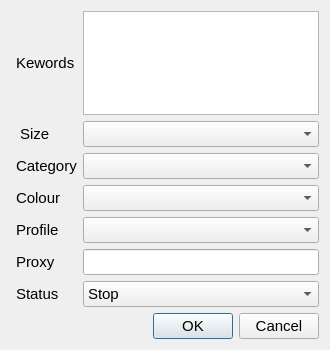
<?xml version="1.0" encoding="UTF-8"?>
<ui version="4.0">
 <class>Dialog</class>
 <widget class="QDialog" name="Dialog">
  <property name="geometry">
   <rect>
    <x>0</x>
    <y>0</y>
    <width>330</width>
    <height>350</height>
   </rect>
  </property>
  <property name="font">
   <font>
    <pointsize>11</pointsize>
   </font>
  </property>
  <property name="windowTitle">
   <string>Dialog</string>
  </property>
  <layout class="QGridLayout" name="gridLayout">
   <item row="2" column="0">
    <widget class="QLabel" name="label_3">
     <property name="text">
      <string>Category</string>
     </property>
     <property name="margin">
      <number>5</number>
     </property>
     <property name="indent">
      <number>5</number>
     </property>
    </widget>
   </item>
   <item row="3" column="1">
    <widget class="QComboBox" name="cbColor">
     <item>
      <property name="text">
       <string/>
      </property>
     </item>
     <item>
      <property name="text">
       <string>Black</string>
      </property>
     </item>
     <item>
      <property name="text">
       <string>Grey</string>
      </property>
     </item>
     <item>
      <property name="text">
       <string>Orange</string>
      </property>
     </item>
     <item>
      <property name="text">
       <string>Green</string>
      </property>
     </item>
     <item>
      <property name="text">
       <string>Yellow</string>
      </property>
     </item>
     <item>
      <property name="text">
       <string>Purple</string>
      </property>
     </item>
     <item>
      <property name="text">
       <string>New Item</string>
      </property>
     </item>
     <item>
      <property name="text">
       <string>Pink</string>
      </property>
     </item>
     <item>
      <property name="text">
       <string>Natural</string>
      </property>
     </item>
    </widget>
   </item>
   <item row="4" column="1">
    <widget class="QComboBox" name="cbProfile">
     <item>
      <property name="text">
       <string/>
      </property>
     </item>
    </widget>
   </item>
   <item row="5" column="0">
    <widget class="QLabel" name="label_6">
     <property name="text">
      <string>Proxy</string>
     </property>
     <property name="margin">
      <number>5</number>
     </property>
     <property name="indent">
      <number>5</number>
     </property>
    </widget>
   </item>
   <item row="2" column="1">
    <widget class="QComboBox" name="cbCategory">
     <item>
      <property name="text">
       <string/>
      </property>
     </item>
     <item>
      <property name="text">
       <string>Jackets</string>
      </property>
     </item>
     <item>
      <property name="text">
       <string>Sweatshirts</string>
      </property>
     </item>
     <item>
      <property name="text">
       <string>Tops/Sweaters</string>
      </property>
     </item>
     <item>
      <property name="text">
       <string>T-Shirts</string>
      </property>
     </item>
     <item>
      <property name="text">
       <string>Pants</string>
      </property>
     </item>
     <item>
      <property name="text">
       <string>Hats</string>
      </property>
     </item>
     <item>
      <property name="text">
       <string>Bags</string>
      </property>
     </item>
     <item>
      <property name="text">
       <string>Accessories</string>
      </property>
     </item>
     <item>
      <property name="text">
       <string>Skate</string>
      </property>
     </item>
    </widget>
   </item>
   <item row="1" column="0">
    <widget class="QLabel" name="label_2">
     <property name="text">
      <string> Size</string>
     </property>
     <property name="margin">
      <number>5</number>
     </property>
     <property name="indent">
      <number>5</number>
     </property>
    </widget>
   </item>
   <item row="5" column="1">
    <widget class="QLineEdit" name="txtProxy"/>
   </item>
   <item row="3" column="0">
    <widget class="QLabel" name="label_4">
     <property name="text">
      <string>Colour</string>
     </property>
     <property name="margin">
      <number>5</number>
     </property>
     <property name="indent">
      <number>5</number>
     </property>
    </widget>
   </item>
   <item row="0" column="1">
    <widget class="QPlainTextEdit" name="txtKeyword">
     <property name="toolTip">
      <string>&lt;html&gt;&lt;head/&gt;&lt;body&gt;&lt;p&gt;Keyword, each keyword per line&lt;/p&gt;&lt;/body&gt;&lt;/html&gt;</string>
     </property>
    </widget>
   </item>
   <item row="1" column="1">
    <widget class="QComboBox" name="cbSize">
     <item>
      <property name="text">
       <string/>
      </property>
     </item>
     <item>
      <property name="text">
       <string>Small</string>
      </property>
     </item>
     <item>
      <property name="text">
       <string>Medium</string>
      </property>
     </item>
     <item>
      <property name="text">
       <string>Large</string>
      </property>
     </item>
    </widget>
   </item>
   <item row="6" column="1">
    <widget class="QComboBox" name="cbStatus">
     <item>
      <property name="text">
       <string>Stop</string>
      </property>
     </item>
     <item>
      <property name="text">
       <string>Running</string>
      </property>
     </item>
    </widget>
   </item>
   <item row="4" column="0">
    <widget class="QLabel" name="label_5">
     <property name="text">
      <string>Profile</string>
     </property>
     <property name="margin">
      <number>5</number>
     </property>
     <property name="indent">
      <number>5</number>
     </property>
    </widget>
   </item>
   <item row="6" column="0">
    <widget class="QLabel" name="label_7">
     <property name="text">
      <string>Status</string>
     </property>
     <property name="margin">
      <number>5</number>
     </property>
     <property name="indent">
      <number>5</number>
     </property>
    </widget>
   </item>
   <item row="0" column="0">
    <widget class="QLabel" name="label">
     <property name="text">
      <string>Kewords</string>
     </property>
     <property name="margin">
      <number>5</number>
     </property>
     <property name="indent">
      <number>5</number>
     </property>
    </widget>
   </item>
   <item row="7" column="1">
    <widget class="QDialogButtonBox" name="buttonBox">
     <property name="orientation">
      <enum>Qt::Horizontal</enum>
     </property>
     <property name="standardButtons">
      <set>QDialogButtonBox::Cancel|QDialogButtonBox::Ok</set>
     </property>
    </widget>
   </item>
  </layout>
 </widget>
 <tabstops>
  <tabstop>txtKeyword</tabstop>
  <tabstop>cbSize</tabstop>
  <tabstop>cbCategory</tabstop>
  <tabstop>cbColor</tabstop>
  <tabstop>cbProfile</tabstop>
  <tabstop>txtProxy</tabstop>
  <tabstop>cbStatus</tabstop>
 </tabstops>
 <resources/>
 <connections>
  <connection>
   <sender>buttonBox</sender>
   <signal>accepted()</signal>
   <receiver>Dialog</receiver>
   <slot>accept()</slot>
   <hints>
    <hint type="sourcelabel">
     <x>248</x>
     <y>254</y>
    </hint>
    <hint type="destinationlabel">
     <x>157</x>
     <y>274</y>
    </hint>
   </hints>
  </connection>
  <connection>
   <sender>buttonBox</sender>
   <signal>rejected()</signal>
   <receiver>Dialog</receiver>
   <slot>reject()</slot>
   <hints>
    <hint type="sourcelabel">
     <x>316</x>
     <y>260</y>
    </hint>
    <hint type="destinationlabel">
     <x>286</x>
     <y>274</y>
    </hint>
   </hints>
  </connection>
 </connections>
</ui>
